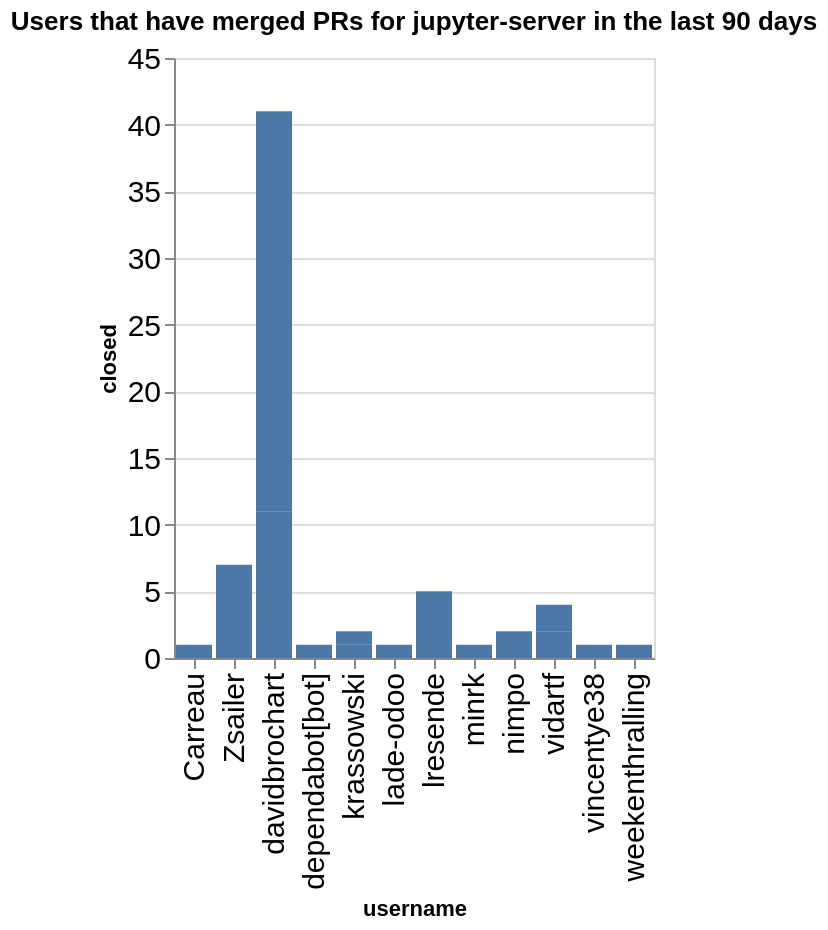

The cell this chart's notebook holds for it:
### Code cell
charts = []
title = f"Users that have merged PRs for {github_org} in the last {n_days} days"
ch = alt.Chart(data=closed_by_repo.replace(np.nan, 0), title=title).mark_bar().encode(
    x='username',
    y='closed',
)
ch

### Figure 1 — Vega-Lite specification as saved in the notebook (floating-point values rounded to 4 significant figures)
{"config": {"axisLeft": {"labelFontSize": 15}, "axisBottom": {"labelFontSize": 15}}, "data": {"name": "data-546d74a9ba2fdc30f1f78a784ff2e71f"}, "mark": {"type": "bar"}, "encoding": {"x": {"field": "username", "type": "nominal"}, "y": {"field": "closed", "type": "quantitative"}}, "title": "Users that have merged PRs for jupyter-server in the last 90 days", "$schema": "https://vega.github.io/schema/vega-lite/v5.20.1.json", "datasets": {"data-546d74a9ba2fdc30f1f78a784ff2e71f": [{"name": "enterprise_gateway", "username": "lresende", "closed": 5}, {"name": "enterprise_gateway", "username": "weekenthralling", "closed": 1}, {"name": "fps", "username": "davidbrochart", "closed": 3}, {"name": "jupyter-resource-usage", "username": "krassowski", "closed": 1}, {"name": "jupyter-resource-usage", "username": "nimpo", "closed": 2}, {"name": "jupyter_server", "username": "Zsailer", "closed": 6}, {"name": "jupyter_server", "username": "dependabot[bot]", "closed": 1}, {"name": "jupyter_server", "username": "lade-odoo", "closed": 1}, {"name": "jupyter_server", "username": "minrk", "closed": 1}, {"name": "jupyter_server", "username": "vidartf", "closed": 2}, {"name": "jupyter_server", "username": "vincentye38", "closed": 1}, {"name": "jupyter_server_terminals", "username": "Zsailer", "closed": 1}, {"name": "jupyter_ydoc", "username": "davidbrochart", "closed": 8}, {"name": "jupyter_ydoc", "username": "krassowski", "closed": 1}, {"name": "jupyverse", "username": "davidbrochart", "closed": 30}, {"name": "pytest-jupyter", "username": "Carreau", "closed": 1}, {"name": "team-compass", "username": "vidartf", "closed": 2}]}}
